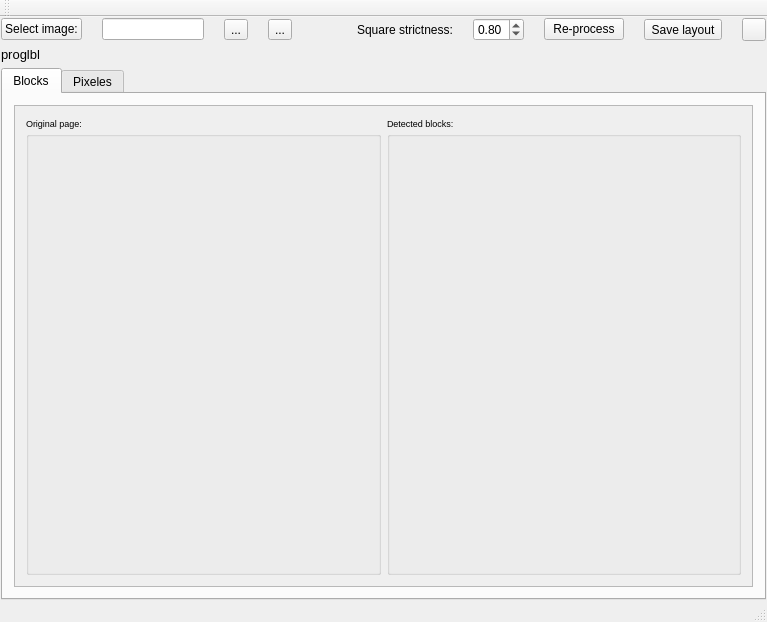
<?xml version="1.0" encoding="UTF-8"?>
<ui version="4.0">
 <class>MainWindow</class>
 <widget class="QMainWindow" name="MainWindow">
  <property name="geometry">
   <rect>
    <x>0</x>
    <y>0</y>
    <width>767</width>
    <height>622</height>
   </rect>
  </property>
  <property name="windowTitle">
   <string>MainWindow</string>
  </property>
  <widget class="QWidget" name="centralWidget">
   <layout class="QVBoxLayout" name="verticalLayout">
    <property name="leftMargin">
     <number>1</number>
    </property>
    <property name="topMargin">
     <number>1</number>
    </property>
    <property name="rightMargin">
     <number>1</number>
    </property>
    <property name="bottomMargin">
     <number>0</number>
    </property>
    <item>
     <layout class="QHBoxLayout" name="horizontalLayout">
      <property name="spacing">
       <number>20</number>
      </property>
      <property name="topMargin">
       <number>0</number>
      </property>
      <item>
       <widget class="QPushButton" name="openfileBTN">
        <property name="text">
         <string>Select image:</string>
        </property>
       </widget>
      </item>
      <item>
       <widget class="QLineEdit" name="fileLine"/>
      </item>
      <item>
       <widget class="QToolButton" name="prevBTN">
        <property name="text">
         <string>...</string>
        </property>
        <property name="icon">
         <iconset resource="res.qrc">
          <normaloff>:/Icons/Icons/previous.png</normaloff>:/Icons/Icons/previous.png</iconset>
        </property>
       </widget>
      </item>
      <item>
       <widget class="QToolButton" name="nextBTN">
        <property name="text">
         <string>...</string>
        </property>
        <property name="icon">
         <iconset resource="res.qrc">
          <normaloff>:/Icons/Icons/next.png</normaloff>:/Icons/Icons/next.png</iconset>
        </property>
       </widget>
      </item>
      <item>
       <spacer name="horizontalSpacer_3">
        <property name="orientation">
         <enum>Qt::Horizontal</enum>
        </property>
        <property name="sizeType">
         <enum>QSizePolicy::Maximum</enum>
        </property>
        <property name="sizeHint" stdset="0">
         <size>
          <width>50</width>
          <height>20</height>
         </size>
        </property>
       </spacer>
      </item>
      <item>
       <widget class="QLabel" name="label_4">
        <property name="text">
         <string>Square strictness:</string>
        </property>
       </widget>
      </item>
      <item>
       <widget class="QDoubleSpinBox" name="satSpinBox">
        <property name="decimals">
         <number>2</number>
        </property>
        <property name="maximum">
         <double>1.000000000000000</double>
        </property>
        <property name="singleStep">
         <double>0.020000000000000</double>
        </property>
        <property name="value">
         <double>0.800000000000000</double>
        </property>
       </widget>
      </item>
      <item>
       <widget class="QPushButton" name="reprocBTN">
        <property name="text">
         <string>Re-process</string>
        </property>
       </widget>
      </item>
      <item>
       <widget class="QToolButton" name="saveLayoutBTN">
        <property name="text">
         <string>Save layout</string>
        </property>
        <property name="icon">
         <iconset resource="res.qrc">
          <normaloff>:/Icons/Icons/button_accept.png</normaloff>:/Icons/Icons/button_accept.png</iconset>
        </property>
        <property name="toolButtonStyle">
         <enum>Qt::ToolButtonTextBesideIcon</enum>
        </property>
       </widget>
      </item>
      <item>
       <widget class="QToolButton" name="toolButton">
        <property name="text">
         <string/>
        </property>
        <property name="icon">
         <iconset resource="res.qrc">
          <normaloff>:/Icons/Icons/help.png</normaloff>:/Icons/Icons/help.png</iconset>
        </property>
       </widget>
      </item>
     </layout>
    </item>
    <item>
     <widget class="QLabel" name="proglabel">
      <property name="font">
       <font>
        <pointsize>10</pointsize>
        <weight>50</weight>
        <bold>false</bold>
       </font>
      </property>
      <property name="text">
       <string>proglbl</string>
      </property>
     </widget>
    </item>
    <item>
     <widget class="QTabWidget" name="tabWidget">
      <property name="currentIndex">
       <number>0</number>
      </property>
      <widget class="QWidget" name="tab">
       <attribute name="title">
        <string>Blocks</string>
       </attribute>
       <layout class="QHBoxLayout" name="horizontalLayout_3">
        <item>
         <widget class="QScrollArea" name="scrollArea">
          <property name="widgetResizable">
           <bool>true</bool>
          </property>
          <widget class="QWidget" name="scrollAreaWidgetContents">
           <property name="geometry">
            <rect>
             <x>0</x>
             <y>0</y>
             <width>739</width>
             <height>468</height>
            </rect>
           </property>
           <layout class="QHBoxLayout" name="horizontalLayout_2">
            <item>
             <widget class="QGroupBox" name="groupBox">
              <property name="font">
               <font>
                <pointsize>7</pointsize>
               </font>
              </property>
              <property name="title">
               <string>Original page:</string>
              </property>
              <layout class="QHBoxLayout" name="horizontalLayout_6">
               <property name="margin">
                <number>0</number>
               </property>
               <item>
                <widget class="QLabel" name="label_3">
                 <property name="text">
                  <string/>
                 </property>
                </widget>
               </item>
              </layout>
             </widget>
            </item>
            <item>
             <widget class="QGroupBox" name="groupBox_2">
              <property name="font">
               <font>
                <pointsize>7</pointsize>
               </font>
              </property>
              <property name="title">
               <string>Detected blocks:</string>
              </property>
              <layout class="QHBoxLayout" name="horizontalLayout_7">
               <property name="margin">
                <number>0</number>
               </property>
               <item>
                <widget class="QLabel" name="label">
                 <property name="text">
                  <string/>
                 </property>
                </widget>
               </item>
              </layout>
             </widget>
            </item>
           </layout>
          </widget>
         </widget>
        </item>
       </layout>
      </widget>
      <widget class="QWidget" name="tab_2">
       <attribute name="title">
        <string>Pixeles</string>
       </attribute>
       <layout class="QVBoxLayout" name="verticalLayout_2">
        <item>
         <layout class="QHBoxLayout" name="horizontalLayout_5">
          <property name="topMargin">
           <number>12</number>
          </property>
          <item>
           <widget class="QLabel" name="label_5">
            <property name="sizePolicy">
             <sizepolicy hsizetype="Maximum" vsizetype="Maximum">
              <horstretch>0</horstretch>
              <verstretch>0</verstretch>
             </sizepolicy>
            </property>
            <property name="font">
             <font>
              <pointsize>10</pointsize>
              <weight>50</weight>
              <italic>true</italic>
              <bold>false</bold>
             </font>
            </property>
            <property name="text">
             <string>Perfect detection:</string>
            </property>
           </widget>
          </item>
          <item>
           <widget class="QToolButton" name="whiteBTN">
            <property name="text">
             <string>...</string>
            </property>
            <property name="icon">
             <iconset resource="res.qrc">
              <normaloff>:/Icons/Icons/White.png</normaloff>:/Icons/Icons/White.png</iconset>
            </property>
            <property name="checkable">
             <bool>true</bool>
            </property>
           </widget>
          </item>
          <item>
           <widget class="QToolButton" name="blackBTN">
            <property name="text">
             <string>...</string>
            </property>
            <property name="icon">
             <iconset resource="res.qrc">
              <normaloff>:/Icons/Icons/Black.png</normaloff>:/Icons/Icons/Black.png</iconset>
            </property>
            <property name="checkable">
             <bool>true</bool>
            </property>
            <property name="checked">
             <bool>false</bool>
            </property>
           </widget>
          </item>
          <item>
           <spacer name="horizontalSpacer_2">
            <property name="orientation">
             <enum>Qt::Horizontal</enum>
            </property>
            <property name="sizeHint" stdset="0">
             <size>
              <width>40</width>
              <height>20</height>
             </size>
            </property>
           </spacer>
          </item>
         </layout>
        </item>
        <item>
         <widget class="QScrollArea" name="scrollArea_2">
          <property name="widgetResizable">
           <bool>true</bool>
          </property>
          <widget class="QWidget" name="scrollAreaWidgetContents_2">
           <property name="geometry">
            <rect>
             <x>0</x>
             <y>0</y>
             <width>96</width>
             <height>35</height>
            </rect>
           </property>
           <layout class="QHBoxLayout" name="horizontalLayout_4">
            <item>
             <widget class="QLabel" name="label_2">
              <property name="text">
               <string/>
              </property>
             </widget>
            </item>
           </layout>
          </widget>
         </widget>
        </item>
       </layout>
      </widget>
     </widget>
    </item>
   </layout>
  </widget>
  <widget class="QToolBar" name="mainToolBar">
   <attribute name="toolBarArea">
    <enum>TopToolBarArea</enum>
   </attribute>
   <attribute name="toolBarBreak">
    <bool>false</bool>
   </attribute>
  </widget>
  <widget class="QStatusBar" name="statusBar"/>
  <action name="actionHelp">
   <property name="text">
    <string>Help!</string>
   </property>
  </action>
 </widget>
 <layoutdefault spacing="6" margin="11"/>
 <resources>
  <include location="res.qrc"/>
 </resources>
 <connections/>
</ui>
